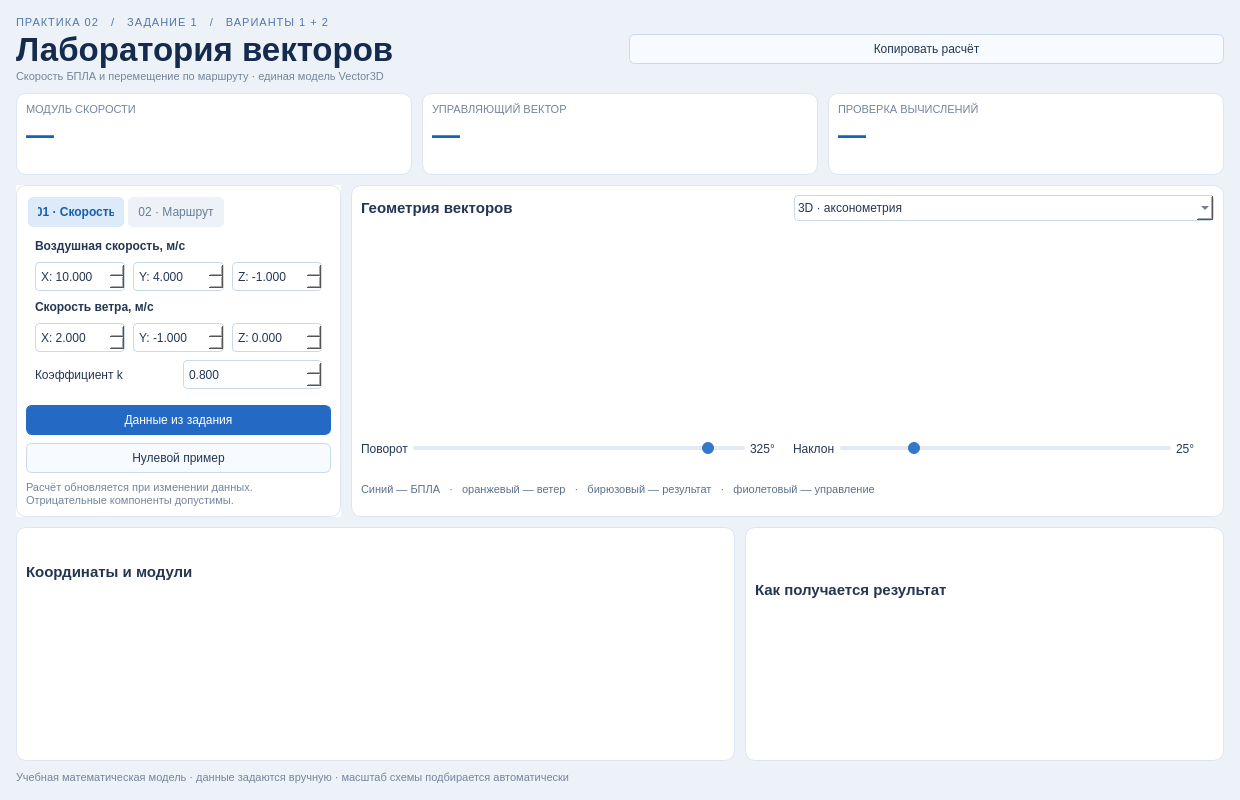
<?xml version='1.0' encoding='utf-8'?>
<ui version="4.0">
 <class>MainWindow</class>
 <widget class="QMainWindow" name="MainWindow">
  <property name="windowTitle">
   <string>VectorLab — Практика 2 · Задание 1 · Варианты 1 и 2</string>
  </property>
  <property name="geometry">
   <rect>
    <x>0</x>
    <y>0</y>
    <width>1240</width>
    <height>800</height>
   </rect>
  </property>
  <widget class="QWidget" name="centralwidget">
   <layout class="QVBoxLayout" name="rootLayout">
    <property name="leftMargin">
     <number>16</number>
    </property>
    <property name="rightMargin">
     <number>16</number>
    </property>
    <property name="topMargin">
     <number>16</number>
    </property>
    <property name="bottomMargin">
     <number>16</number>
    </property>
    <property name="spacing">
     <number>10</number>
    </property>
    <item>
     <layout class="QHBoxLayout" name="headerLayout">
      <item>
       <layout class="QVBoxLayout" name="titlesLayout">
        <property name="spacing">
         <number>2</number>
        </property>
        <item>
         <widget class="QLabel" name="eyebrow">
          <property name="text">
           <string>ПРАКТИКА 02   /   ЗАДАНИЕ 1   /   ВАРИАНТЫ 1 + 2</string>
          </property>
         </widget>
        </item>
        <item>
         <widget class="QLabel" name="title">
          <property name="text">
           <string>Лаборатория векторов</string>
          </property>
         </widget>
        </item>
        <item>
         <widget class="QLabel" name="subtitle">
          <property name="text">
           <string>Скорость БПЛА и перемещение по маршруту · единая модель Vector3D</string>
          </property>
         </widget>
        </item>
       </layout>
      </item>
      <item>
       <spacer name="headerSpacer">
        <property name="orientation">
         <enum>Qt::Horizontal</enum>
        </property>
       </spacer>
      </item>
      <item>
       <widget class="QPushButton" name="copyButton">
        <property name="text">
         <string>Копировать расчёт</string>
        </property>
       </widget>
      </item>
     </layout>
    </item>
    <item>
     <layout class="QHBoxLayout" name="metricsLayout">
      <item>
       <widget class="QFrame" name="mainCard">
        <layout class="QVBoxLayout" name="mainLayout">
         <property name="spacing">
          <number>2</number>
         </property>
         <item>
          <widget class="QLabel" name="mainCaption">
           <property name="text">
            <string>МОДУЛЬ СКОРОСТИ</string>
           </property>
          </widget>
         </item>
         <item>
          <widget class="QLabel" name="mainValue">
           <property name="text">
            <string>—</string>
           </property>
          </widget>
         </item>
         <item>
          <widget class="QLabel" name="mainHint">
           <property name="text">
            <string />
           </property>
          </widget>
         </item>
        </layout>
       </widget>
      </item>
      <item>
       <widget class="QFrame" name="extraCard">
        <layout class="QVBoxLayout" name="extraLayout">
         <property name="spacing">
          <number>2</number>
         </property>
         <item>
          <widget class="QLabel" name="extraCaption">
           <property name="text">
            <string>УПРАВЛЯЮЩИЙ ВЕКТОР</string>
           </property>
          </widget>
         </item>
         <item>
          <widget class="QLabel" name="extraValue">
           <property name="text">
            <string>—</string>
           </property>
          </widget>
         </item>
         <item>
          <widget class="QLabel" name="extraHint">
           <property name="text">
            <string />
           </property>
          </widget>
         </item>
        </layout>
       </widget>
      </item>
      <item>
       <widget class="QFrame" name="statusCard">
        <layout class="QVBoxLayout" name="statusLayout">
         <property name="spacing">
          <number>2</number>
         </property>
         <item>
          <widget class="QLabel" name="statusCaption">
           <property name="text">
            <string>ПРОВЕРКА ВЫЧИСЛЕНИЙ</string>
           </property>
          </widget>
         </item>
         <item>
          <widget class="QLabel" name="statusValue">
           <property name="text">
            <string>—</string>
           </property>
          </widget>
         </item>
         <item>
          <widget class="QLabel" name="statusHint">
           <property name="text">
            <string />
           </property>
          </widget>
         </item>
        </layout>
       </widget>
      </item>
     </layout>
    </item>
    <item>
     <layout class="QHBoxLayout" name="bodyLayout" stretch="0,1">
      <item>
       <widget class="QScrollArea" name="controlScroll">
        <property name="widgetResizable">
         <bool>true</bool>
        </property>
        <property name="frameShape">
         <enum>QFrame::NoFrame</enum>
        </property>
        <property name="horizontalScrollBarPolicy">
         <enum>Qt::ScrollBarAlwaysOff</enum>
        </property>
        <property name="minimumSize">
         <size>
          <width>325</width>
          <height>0</height>
         </size>
        </property>
        <property name="maximumSize">
         <size>
          <width>325</width>
          <height>16777215</height>
         </size>
        </property>
        <widget class="QFrame" name="controlPanel">
         <property name="minimumSize">
          <size>
           <width>300</width>
           <height>330</height>
          </size>
         </property>
         <property name="maximumSize">
          <size>
           <width>16777215</width>
           <height>16777215</height>
          </size>
         </property>
         <layout class="QVBoxLayout" name="controlLayout">
          <property name="spacing">
           <number>8</number>
          </property>
          <item>
           <widget class="QTabWidget" name="variantTabs">
            <widget class="QWidget" name="velocityTab">
             <attribute name="title">
              <string>01 · Скорость</string>
             </attribute>
             <layout class="QVBoxLayout" name="velocityTabLayout">
              <property name="spacing">
               <number>8</number>
              </property>
              <item>
               <widget class="QLabel" name="airTitle">
                <property name="text">
                 <string>Воздушная скорость, м/с</string>
                </property>
               </widget>
              </item>
              <item>
               <layout class="QHBoxLayout" name="airRow">
                <item>
                 <layout class="QVBoxLayout" name="airXCol">
                  <property name="spacing">
                   <number>2</number>
                  </property>
                  <item>
                   <widget class="QDoubleSpinBox" name="airX">
                    <property name="minimum">
                     <double>-1000000.0</double>
                    </property>
                    <property name="maximum">
                     <double>1000000.0</double>
                    </property>
                    <property name="value">
                     <double>10</double>
                    </property>
                    <property name="decimals">
                     <number>3</number>
                    </property>
                    <property name="keyboardTracking">
                     <bool>false</bool>
                    </property>
                    <property name="minimumSize">
                     <size>
                      <width>70</width>
                      <height>29</height>
                     </size>
                    </property>
                    <property name="prefix">
                     <string>X: </string>
                    </property>
                   </widget>
                  </item>
                 </layout>
                </item>
                <item>
                 <layout class="QVBoxLayout" name="airYCol">
                  <property name="spacing">
                   <number>2</number>
                  </property>
                  <item>
                   <widget class="QDoubleSpinBox" name="airY">
                    <property name="minimum">
                     <double>-1000000.0</double>
                    </property>
                    <property name="maximum">
                     <double>1000000.0</double>
                    </property>
                    <property name="value">
                     <double>4</double>
                    </property>
                    <property name="decimals">
                     <number>3</number>
                    </property>
                    <property name="keyboardTracking">
                     <bool>false</bool>
                    </property>
                    <property name="minimumSize">
                     <size>
                      <width>70</width>
                      <height>29</height>
                     </size>
                    </property>
                    <property name="prefix">
                     <string>Y: </string>
                    </property>
                   </widget>
                  </item>
                 </layout>
                </item>
                <item>
                 <layout class="QVBoxLayout" name="airZCol">
                  <property name="spacing">
                   <number>2</number>
                  </property>
                  <item>
                   <widget class="QDoubleSpinBox" name="airZ">
                    <property name="minimum">
                     <double>-1000000.0</double>
                    </property>
                    <property name="maximum">
                     <double>1000000.0</double>
                    </property>
                    <property name="value">
                     <double>-1</double>
                    </property>
                    <property name="decimals">
                     <number>3</number>
                    </property>
                    <property name="keyboardTracking">
                     <bool>false</bool>
                    </property>
                    <property name="minimumSize">
                     <size>
                      <width>70</width>
                      <height>29</height>
                     </size>
                    </property>
                    <property name="prefix">
                     <string>Z: </string>
                    </property>
                   </widget>
                  </item>
                 </layout>
                </item>
               </layout>
              </item>
              <item>
               <widget class="QLabel" name="windTitle">
                <property name="text">
                 <string>Скорость ветра, м/с</string>
                </property>
               </widget>
              </item>
              <item>
               <layout class="QHBoxLayout" name="windRow">
                <item>
                 <layout class="QVBoxLayout" name="windXCol">
                  <property name="spacing">
                   <number>2</number>
                  </property>
                  <item>
                   <widget class="QDoubleSpinBox" name="windX">
                    <property name="minimum">
                     <double>-1000000.0</double>
                    </property>
                    <property name="maximum">
                     <double>1000000.0</double>
                    </property>
                    <property name="value">
                     <double>2</double>
                    </property>
                    <property name="decimals">
                     <number>3</number>
                    </property>
                    <property name="keyboardTracking">
                     <bool>false</bool>
                    </property>
                    <property name="minimumSize">
                     <size>
                      <width>70</width>
                      <height>29</height>
                     </size>
                    </property>
                    <property name="prefix">
                     <string>X: </string>
                    </property>
                   </widget>
                  </item>
                 </layout>
                </item>
                <item>
                 <layout class="QVBoxLayout" name="windYCol">
                  <property name="spacing">
                   <number>2</number>
                  </property>
                  <item>
                   <widget class="QDoubleSpinBox" name="windY">
                    <property name="minimum">
                     <double>-1000000.0</double>
                    </property>
                    <property name="maximum">
                     <double>1000000.0</double>
                    </property>
                    <property name="value">
                     <double>-1</double>
                    </property>
                    <property name="decimals">
                     <number>3</number>
                    </property>
                    <property name="keyboardTracking">
                     <bool>false</bool>
                    </property>
                    <property name="minimumSize">
                     <size>
                      <width>70</width>
                      <height>29</height>
                     </size>
                    </property>
                    <property name="prefix">
                     <string>Y: </string>
                    </property>
                   </widget>
                  </item>
                 </layout>
                </item>
                <item>
                 <layout class="QVBoxLayout" name="windZCol">
                  <property name="spacing">
                   <number>2</number>
                  </property>
                  <item>
                   <widget class="QDoubleSpinBox" name="windZ">
                    <property name="minimum">
                     <double>-1000000.0</double>
                    </property>
                    <property name="maximum">
                     <double>1000000.0</double>
                    </property>
                    <property name="value">
                     <double>0</double>
                    </property>
                    <property name="decimals">
                     <number>3</number>
                    </property>
                    <property name="keyboardTracking">
                     <bool>false</bool>
                    </property>
                    <property name="minimumSize">
                     <size>
                      <width>70</width>
                      <height>29</height>
                     </size>
                    </property>
                    <property name="prefix">
                     <string>Z: </string>
                    </property>
                   </widget>
                  </item>
                 </layout>
                </item>
               </layout>
              </item>
              <item>
               <layout class="QHBoxLayout" name="factorRow">
                <item>
                 <widget class="QLabel" name="factorCaption">
                  <property name="text">
                   <string>Коэффициент k</string>
                  </property>
                 </widget>
                </item>
                <item>
                 <widget class="QDoubleSpinBox" name="factor">
                  <property name="minimum">
                   <double>-10</double>
                  </property>
                  <property name="maximum">
                   <double>10</double>
                  </property>
                  <property name="value">
                   <double>0.8</double>
                  </property>
                  <property name="decimals">
                   <number>3</number>
                  </property>
                  <property name="keyboardTracking">
                   <bool>false</bool>
                  </property>
                  <property name="minimumSize">
                   <size>
                    <width>70</width>
                    <height>29</height>
                   </size>
                  </property>
                 </widget>
                </item>
               </layout>
              </item>
              <property name="bottomMargin">
               <number>8</number>
              </property>
             </layout>
            </widget>
            <widget class="QWidget" name="routeTab">
             <attribute name="title">
              <string>02 · Маршрут</string>
             </attribute>
             <layout class="QVBoxLayout" name="routeTabLayout">
              <property name="spacing">
               <number>8</number>
              </property>
              <item>
               <widget class="QLabel" name="startTitle">
                <property name="text">
                 <string>Начальная точка S, м</string>
                </property>
               </widget>
              </item>
              <item>
               <layout class="QHBoxLayout" name="startRow">
                <item>
                 <layout class="QVBoxLayout" name="startXCol">
                  <property name="spacing">
                   <number>2</number>
                  </property>
                  <item>
                   <widget class="QDoubleSpinBox" name="startX">
                    <property name="minimum">
                     <double>-1000000.0</double>
                    </property>
                    <property name="maximum">
                     <double>1000000.0</double>
                    </property>
                    <property name="value">
                     <double>0</double>
                    </property>
                    <property name="decimals">
                     <number>3</number>
                    </property>
                    <property name="keyboardTracking">
                     <bool>false</bool>
                    </property>
                    <property name="minimumSize">
                     <size>
                      <width>70</width>
                      <height>29</height>
                     </size>
                    </property>
                    <property name="prefix">
                     <string>X: </string>
                    </property>
                   </widget>
                  </item>
                 </layout>
                </item>
                <item>
                 <layout class="QVBoxLayout" name="startYCol">
                  <property name="spacing">
                   <number>2</number>
                  </property>
                  <item>
                   <widget class="QDoubleSpinBox" name="startY">
                    <property name="minimum">
                     <double>-1000000.0</double>
                    </property>
                    <property name="maximum">
                     <double>1000000.0</double>
                    </property>
                    <property name="value">
                     <double>0</double>
                    </property>
                    <property name="decimals">
                     <number>3</number>
                    </property>
                    <property name="keyboardTracking">
                     <bool>false</bool>
                    </property>
                    <property name="minimumSize">
                     <size>
                      <width>70</width>
                      <height>29</height>
                     </size>
                    </property>
                    <property name="prefix">
                     <string>Y: </string>
                    </property>
                   </widget>
                  </item>
                 </layout>
                </item>
                <item>
                 <layout class="QVBoxLayout" name="startZCol">
                  <property name="spacing">
                   <number>2</number>
                  </property>
                  <item>
                   <widget class="QDoubleSpinBox" name="startZ">
                    <property name="minimum">
                     <double>-1000000.0</double>
                    </property>
                    <property name="maximum">
                     <double>1000000.0</double>
                    </property>
                    <property name="value">
                     <double>100</double>
                    </property>
                    <property name="decimals">
                     <number>3</number>
                    </property>
                    <property name="keyboardTracking">
                     <bool>false</bool>
                    </property>
                    <property name="minimumSize">
                     <size>
                      <width>70</width>
                      <height>29</height>
                     </size>
                    </property>
                    <property name="prefix">
                     <string>Z: </string>
                    </property>
                   </widget>
                  </item>
                 </layout>
                </item>
               </layout>
              </item>
              <item>
               <widget class="QLabel" name="finishTitle">
                <property name="text">
                 <string>Конечная точка F, м</string>
                </property>
               </widget>
              </item>
              <item>
               <layout class="QHBoxLayout" name="finishRow">
                <item>
                 <layout class="QVBoxLayout" name="finishXCol">
                  <property name="spacing">
                   <number>2</number>
                  </property>
                  <item>
                   <widget class="QDoubleSpinBox" name="finishX">
                    <property name="minimum">
                     <double>-1000000.0</double>
                    </property>
                    <property name="maximum">
                     <double>1000000.0</double>
                    </property>
                    <property name="value">
                     <double>300</double>
                    </property>
                    <property name="decimals">
                     <number>3</number>
                    </property>
                    <property name="keyboardTracking">
                     <bool>false</bool>
                    </property>
                    <property name="minimumSize">
                     <size>
                      <width>70</width>
                      <height>29</height>
                     </size>
                    </property>
                    <property name="prefix">
                     <string>X: </string>
                    </property>
                   </widget>
                  </item>
                 </layout>
                </item>
                <item>
                 <layout class="QVBoxLayout" name="finishYCol">
                  <property name="spacing">
                   <number>2</number>
                  </property>
                  <item>
                   <widget class="QDoubleSpinBox" name="finishY">
                    <property name="minimum">
                     <double>-1000000.0</double>
                    </property>
                    <property name="maximum">
                     <double>1000000.0</double>
                    </property>
                    <property name="value">
                     <double>200</double>
                    </property>
                    <property name="decimals">
                     <number>3</number>
                    </property>
                    <property name="keyboardTracking">
                     <bool>false</bool>
                    </property>
                    <property name="minimumSize">
                     <size>
                      <width>70</width>
                      <height>29</height>
                     </size>
                    </property>
                    <property name="prefix">
                     <string>Y: </string>
                    </property>
                   </widget>
                  </item>
                 </layout>
                </item>
                <item>
                 <layout class="QVBoxLayout" name="finishZCol">
                  <property name="spacing">
                   <number>2</number>
                  </property>
                  <item>
                   <widget class="QDoubleSpinBox" name="finishZ">
                    <property name="minimum">
                     <double>-1000000.0</double>
                    </property>
                    <property name="maximum">
                     <double>1000000.0</double>
                    </property>
                    <property name="value">
                     <double>150</double>
                    </property>
                    <property name="decimals">
                     <number>3</number>
                    </property>
                    <property name="keyboardTracking">
                     <bool>false</bool>
                    </property>
                    <property name="minimumSize">
                     <size>
                      <width>70</width>
                      <height>29</height>
                     </size>
                    </property>
                    <property name="prefix">
                     <string>Z: </string>
                    </property>
                   </widget>
                  </item>
                 </layout>
                </item>
               </layout>
              </item>
              <property name="bottomMargin">
               <number>8</number>
              </property>
             </layout>
            </widget>
           </widget>
          </item>
          <item>
           <widget class="QPushButton" name="presetButton">
            <property name="text">
             <string>Данные из задания</string>
            </property>
           </widget>
          </item>
          <item>
           <widget class="QPushButton" name="zeroButton">
            <property name="text">
             <string>Нулевой пример</string>
            </property>
           </widget>
          </item>
          <item>
           <widget class="QLabel" name="inputNote">
            <property name="text">
             <string>Расчёт обновляется при изменении данных. Отрицательные компоненты допустимы.</string>
            </property>
            <property name="wordWrap">
             <bool>true</bool>
            </property>
           </widget>
          </item>
         </layout>
        </widget>
       </widget>
      </item>
      <item>
       <widget class="QFrame" name="sceneCard">
        <layout class="QVBoxLayout" name="sceneLayout">
         <property name="spacing">
          <number>5</number>
         </property>
         <item>
          <layout class="QHBoxLayout" name="viewToolbar">
           <item>
            <widget class="QLabel" name="sceneTitle">
             <property name="text">
              <string>Геометрия векторов</string>
             </property>
            </widget>
           </item>
           <item>
            <spacer name="viewSpacer">
             <property name="orientation">
              <enum>Qt::Horizontal</enum>
             </property>
            </spacer>
           </item>
           <item>
            <widget class="QComboBox" name="projectionCombo">
             <item>
              <property name="text">
               <string>3D · аксонометрия</string>
              </property>
             </item>
             <item>
              <property name="text">
               <string>Плоскость XY</string>
              </property>
             </item>
             <item>
              <property name="text">
               <string>Плоскость XZ</string>
              </property>
             </item>
             <item>
              <property name="text">
               <string>Плоскость YZ</string>
              </property>
             </item>
            </widget>
           </item>
          </layout>
         </item>
         <item>
          <widget class="VectorScene" name="vectorScene">
           <property name="minimumSize">
            <size>
             <width>420</width>
             <height>200</height>
            </size>
           </property>
          </widget>
         </item>
         <item>
          <layout class="QHBoxLayout" name="angleLayout">
           <item>
            <widget class="QLabel" name="yawCaption">
             <property name="text">
              <string>Поворот</string>
             </property>
            </widget>
           </item>
           <item>
            <widget class="QSlider" name="yawSlider">
             <property name="orientation">
              <enum>Qt::Horizontal</enum>
             </property>
             <property name="minimum">
              <number>0</number>
             </property>
             <property name="maximum">
              <number>360</number>
             </property>
             <property name="value">
              <number>325</number>
             </property>
            </widget>
           </item>
           <item>
            <widget class="QLabel" name="yawValue">
             <property name="text">
              <string>325°</string>
             </property>
             <property name="minimumSize">
              <size>
               <width>38</width>
               <height>0</height>
              </size>
             </property>
            </widget>
           </item>
           <item>
            <widget class="QLabel" name="pitchCaption">
             <property name="text">
              <string>Наклон</string>
             </property>
            </widget>
           </item>
           <item>
            <widget class="QSlider" name="pitchSlider">
             <property name="orientation">
              <enum>Qt::Horizontal</enum>
             </property>
             <property name="minimum">
              <number>10</number>
             </property>
             <property name="maximum">
              <number>80</number>
             </property>
             <property name="value">
              <number>25</number>
             </property>
            </widget>
           </item>
           <item>
            <widget class="QLabel" name="pitchValue">
             <property name="text">
              <string>25°</string>
             </property>
             <property name="minimumSize">
              <size>
               <width>38</width>
               <height>0</height>
              </size>
             </property>
            </widget>
           </item>
          </layout>
         </item>
         <item>
          <widget class="QLabel" name="legendLabel">
           <property name="text">
            <string>Синий — БПЛА   ·   оранжевый — ветер   ·   бирюзовый — результат   ·   фиолетовый — управление</string>
           </property>
           <property name="wordWrap">
            <bool>true</bool>
           </property>
          </widget>
         </item>
        </layout>
       </widget>
      </item>
     </layout>
    </item>
    <item>
     <layout class="QHBoxLayout" name="bottomLayout" stretch="3,2">
      <item>
       <widget class="QFrame" name="tableCard">
        <layout class="QVBoxLayout" name="tableLayout">
         <property name="spacing">
          <number>4</number>
         </property>
         <item>
          <widget class="QLabel" name="tableTitle">
           <property name="text">
            <string>Координаты и модули</string>
           </property>
          </widget>
         </item>
         <item>
          <widget class="QTableWidget" name="resultTable">
           <property name="minimumSize">
            <size>
             <width>440</width>
             <height>120</height>
            </size>
           </property>
           <property name="maximumSize">
            <size>
             <width>16777215</width>
             <height>140</height>
            </size>
           </property>
           <property name="editTriggers">
            <set>QAbstractItemView::NoEditTriggers</set>
           </property>
           <property name="selectionBehavior">
            <enum>QAbstractItemView::SelectRows</enum>
           </property>
          </widget>
         </item>
        </layout>
       </widget>
      </item>
      <item>
       <widget class="QFrame" name="formulaCard">
        <layout class="QVBoxLayout" name="formulaLayout">
         <property name="spacing">
          <number>5</number>
         </property>
         <item>
          <widget class="QLabel" name="formulaTitle">
           <property name="text">
            <string>Как получается результат</string>
           </property>
          </widget>
         </item>
         <item>
          <widget class="QLabel" name="formulaLabel">
           <property name="text">
            <string />
           </property>
           <property name="wordWrap">
            <bool>true</bool>
           </property>
          </widget>
         </item>
        </layout>
       </widget>
      </item>
     </layout>
    </item>
    <item>
     <widget class="QLabel" name="feedbackLabel">
      <property name="text">
       <string>Учебная математическая модель · данные задаются вручную · масштаб схемы подбирается автоматически</string>
      </property>
     </widget>
    </item>
   </layout>
  </widget>
  <property name="styleSheet">
   <string>
QMainWindow, QWidget#centralwidget {background:#edf2f8;}
QWidget {font-family:"Segoe UI";font-size:9pt;color:#233652;}
QLabel#eyebrow {color:#5276aa;font-size:8pt;letter-spacing:1px;}
QLabel#title {font-size:25pt;font-weight:700;color:#142b4d;}
QLabel#subtitle, QLabel#inputNote, QLabel#feedbackLabel {color:#74849c;font-size:8pt;}
QFrame#mainCard, QFrame#extraCard, QFrame#statusCard, QFrame#controlPanel,
QFrame#sceneCard, QFrame#tableCard, QFrame#formulaCard {background:white;border:1px solid #dce5f1;border-radius:10px;}
QLabel#mainCaption, QLabel#extraCaption, QLabel#statusCaption {color:#74849c;font-size:8pt;}
QLabel#mainValue, QLabel#extraValue, QLabel#statusValue {font-size:21pt;font-weight:600;color:#1664b8;}
QLabel#mainHint, QLabel#extraHint, QLabel#statusHint {font-size:8pt;color:#74849c;}
QLabel#sceneTitle, QLabel#tableTitle, QLabel#formulaTitle {font-size:11pt;font-weight:600;}
QLabel#airTitle, QLabel#windTitle, QLabel#startTitle, QLabel#finishTitle {font-weight:600;}
QLabel#legendLabel, QLabel#velocityNote, QLabel#routeNote {font-size:8pt;color:#5c6f89;}
QPushButton {background:#f7faff;border:1px solid #cbd9eb;border-radius:6px;padding:7px 12px;}
QPushButton:hover {background:#e9f1fc;border-color:#8badd6;}
QPushButton#presetButton {background:#246ac4;color:white;border-color:#246ac4;}
QDoubleSpinBox, QComboBox {background:white;border:1px solid #cad8eb;border-radius:4px;padding:4px 3px;}
QDoubleSpinBox:focus, QComboBox:focus {border-color:#246ac4;}
QTabWidget::pane {border:0;background:white;}
QTabBar::tab {background:#edf2f8;color:#687d98;border-radius:5px;padding:8px 10px;margin:2px;}
QTabBar::tab:selected {background:#dceafa;color:#155eac;font-weight:600;}
QTableWidget {border:0;background:white;gridline-color:#edf2f8;alternate-background-color:#f6f9fd;selection-background-color:#e3eefb;selection-color:#142b4d;}
QHeaderView::section {background:#f1f5fb;color:#69809f;border:0;padding:5px;}
QSlider::groove:horizontal {height:4px;background:#e3eaf4;border-radius:2px;}
QSlider::handle:horizontal {background:#3577c8;width:12px;margin:-4px 0;border-radius:6px;}
</string>
  </property>
 </widget>
 <customwidgets>
  <customwidget>
   <class>VectorScene</class>
   <extends>QWidget</extends>
   <header>vector_scene.h</header>
  </customwidget>
 </customwidgets>
 <resources />
 <connections />
</ui>
